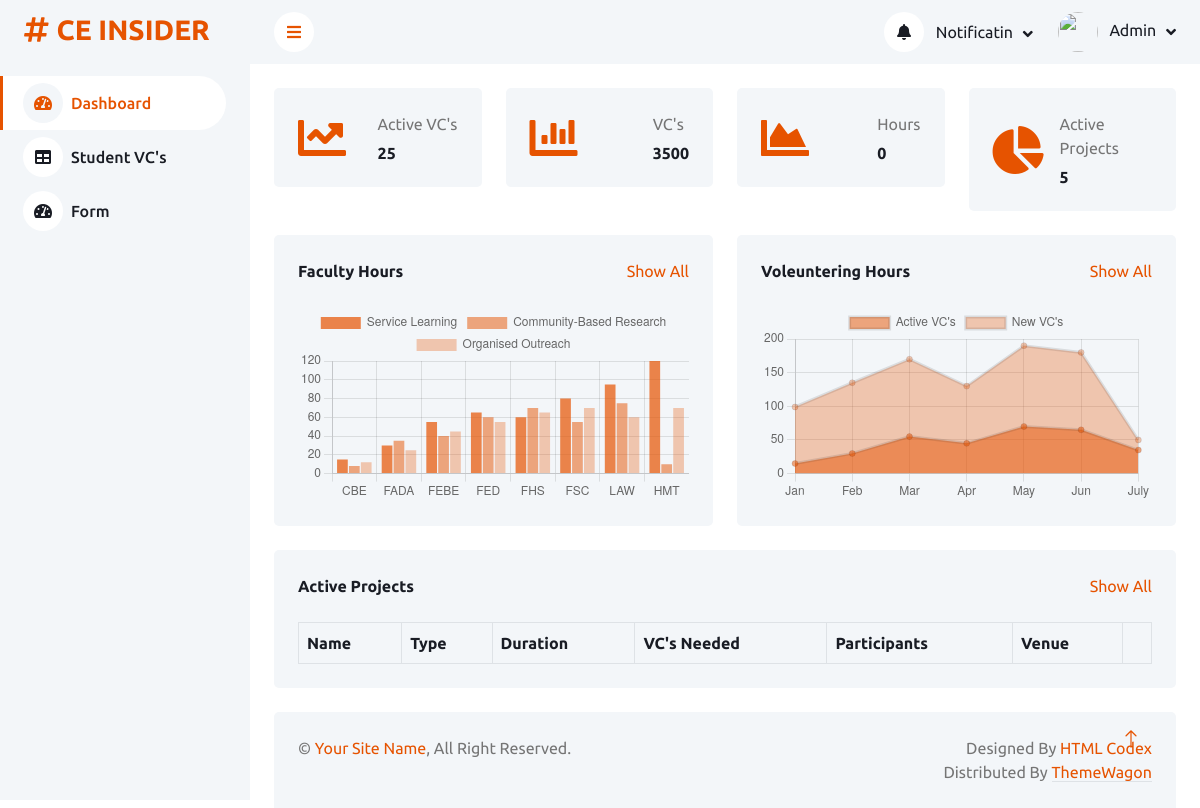
Before: / with the older database file.
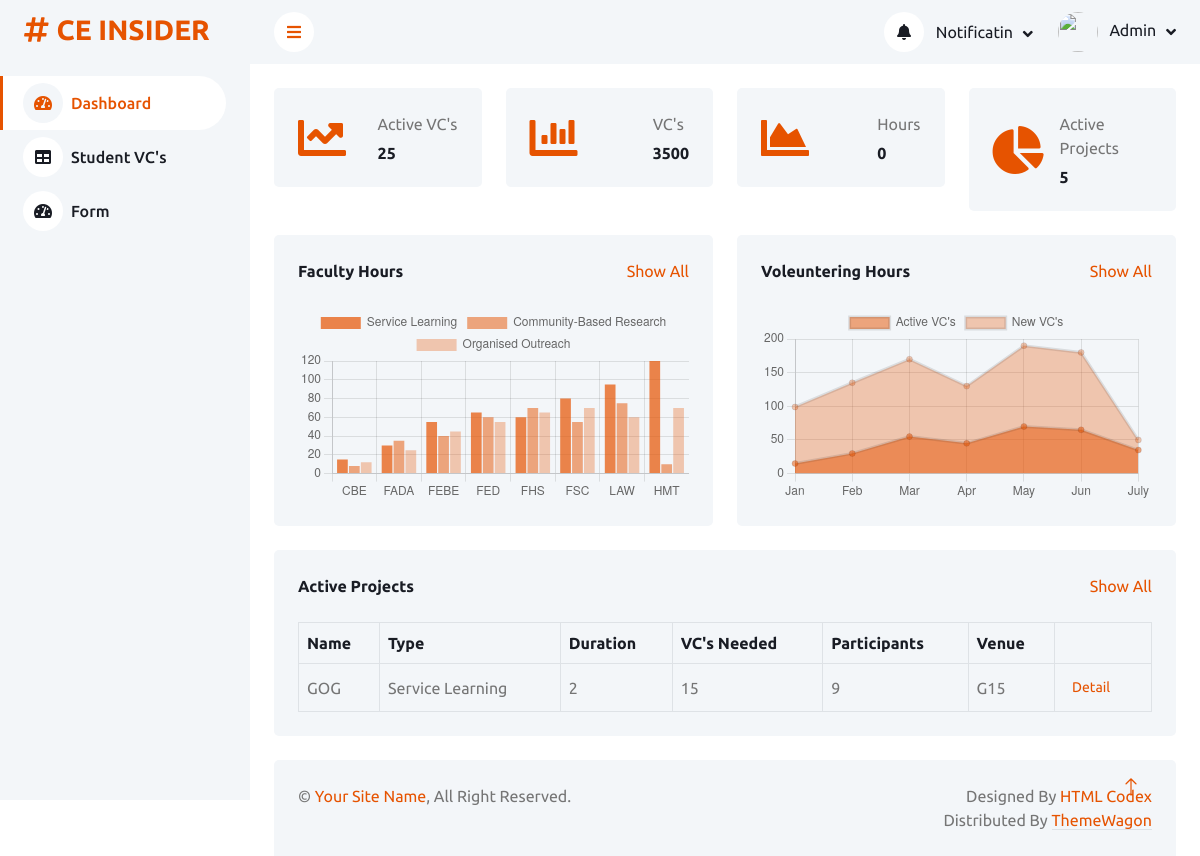
After: the same page with the newer database file.
### SVC/models.py (models this page shows)
class Project(models.Model):
  choices_type = (
    ('Service Learning', 'Service Learning'),
    ('Community-Based Research', 'Community-Based Research'),
    ('Organised Outreach', 'Organised Outreach'),
  )
  goal= models.CharField(max_length=50, choices=SD_GOALS)
  name = models.CharField(max_length=100)
  description = models.CharField(max_length=3000, null=True)
  date = models.DateTimeField()
  expected_duration = models.IntegerField()
  vcs_needed = models.IntegerField()
  project_type = models.CharField(max_length=80, choices=choices_type)
  venue = models.CharField(max_length=120)
  completion_code = models.CharField(max_length=60, null=True, blank=True)
  active = models.BooleanField(default=False)
  def __str__(self):
    return self.name

### SVC/views.py (the view)
# urls.py: path('', views.Dashboard.as_view(), name="home"),
class Dashboard(ListView):
    model = Project
    queryset = Project.objects.all().filter(active=True)
    context_object_name = 'projects'
    template_name = 'index.html'
    def get_context_data(self, **kwargs):
        all_vcs = Student.objects.all()
        champions = Participant.objects.all()
        kwargs['active_vc'] = all_vcs.filter(active=True).count()
        kwargs['active_projects'] = Project.objects.all().filter(active=True).count()
        kwargs['vc_hours'] = sum([vc.hours_completed for vc in all_vcs])
        kwargs['total_vc'] = all_vcs.count()
        kwargs['CBE'] = get_hours('College of Business and Economics',champions)
        kwargs['FADA'] = get_hours('Faculty of Arts, Design and Architecture',champions)
        kwargs['FEBE'] = get_hours('Faculty of Engineering and The Built Enviroment',champions)
        kwargs['FED'] = get_hours('Faculty of Education',champions)
        kwargs['FHS'] = get_hours('Faculty of Health Sciences',champions)
        kwargs['FSC'] = get_hours('Faculty of Science',champions)
        kwargs['LAW'] = get_hours('Faculty of Law',champions)
        kwargs['HMT'] = get_hours('Faculty of Humanities',champions)
        return super().get_context_data(**kwargs)

### SVC/utils.py (called while the page is built)
def get_hours(faculty: str, champions):
    f_hours = [0, 0, 0]
    sl_hours = 0
    oo_hours = 0
    cbr_hours = 0
    for champ in champions:
        if champ.vc.faculty == faculty:
                print(sl_hours)
                print(champ.project)
                if champ.project.project_type == 'Service Learning':
                    sl_hours += champ.project.expected_duration
                    print(sl_hours)
                if champ.project.project_type == 'Organised Outreach':
                    oo_hours += champ.project.expected_duration
                if champ.project.project_type == 'Community-Based Research':
                    cbr_hours += champ.project.expected_duration
    f_hours = [sl_hours, oo_hours, cbr_hours]
    return  f_hours

### templates/index.html (shortened to what the changed rows need)
{%load static%}
<!DOCTYPE html>
<html lang="en">
<head>
    <link href="https://cdnjs.cloudflare.com/ajax/libs/font-awesome/5.10.0/css/all.min.css" rel="stylesheet">
    <link href="https://cdn.jsdelivr.net/npm/bootstrap-icons@1.4.1/font/bootstrap-icons.css" rel="stylesheet">
    <link href="{% static 'lib/owlcarousel/assets/owl.carousel.min.css' %}" rel="stylesheet">
    <link href="{% static 'lib/tempusdominus/css/tempusdominus-bootstrap-4.min.css' %}" rel="stylesheet" />
    <link href="{% static 'css/bootstrap.min.css' %}" rel="stylesheet">
    <link href="{% static 'css/style.css' %}" rel="stylesheet">
</head>
<body>
    <div class="container-xxl position-relative bg-white d-flex p-0">
        <div class="content">
            <div class="container-fluid pt-4 px-4">
                <div class="bg-light text-center rounded p-4">
                    <div class="table-responsive">
                        <table class="table text-start align-middle table-bordered table-hover mb-0">
                            <thead>
                                <tr class="text-dark">
                                    <th scope="col">Name</th>
                                    <th scope="col">Type</th>
                                    <th scope="col">Duration</th>
                                    <th scope="col">VC's Needed</th>
                                    <th scope="col">Participants</th>
                                    <th scope="col">Venue</th>
                                    <th scope="col"></th>
                                </tr>
                            </thead>
                            <tbody>
                                {% for project in projects %}
                                <tr>
                                    <td>{{project.name}}</td>
                                    <td>{{project.project_type}}</td>
                                    <td>{{project.expected_duration}}</td>
                                    <td>{{project.vcs_needed}}</td>
                                    <td>9</td>
                                    <td>{{project.venue}}</td>
                                    <td><a class="btn btn-sm uj-color" href="">Detail</a></td>
                                </tr>
                                {% endfor %}
                            </tbody>
                        </table>
                    </div>
                </div>
            </div>
        </div>
    </div>
</body>
</html>

Changed rows visible on the page:
added Project: name "GOG", project_type "Service Learning", expected_duration "2", vcs_needed "15", venue "G15"
